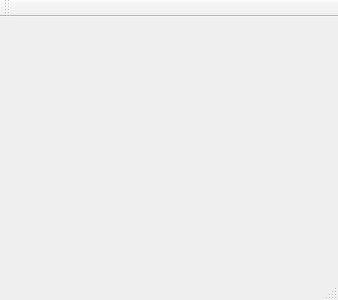
<?xml version="1.0" encoding="UTF-8"?>
<ui version="4.0">
 <class>MainWindow</class>
 <widget class="QMainWindow" name="MainWindow">
  <property name="geometry">
   <rect>
    <x>0</x>
    <y>0</y>
    <width>338</width>
    <height>300</height>
   </rect>
  </property>
  <property name="windowTitle">
   <string>MainWindow</string>
  </property>
  <property name="autoFillBackground">
   <bool>false</bool>
  </property>
  <widget class="QWidget" name="centralWidget">
   <widget class="QLabel" name="label">
    <property name="geometry">
     <rect>
      <x>0</x>
      <y>-12</y>
      <width>50</width>
      <height>50</height>
     </rect>
    </property>
    <property name="cursor">
     <cursorShape>ArrowCursor</cursorShape>
    </property>
    <property name="text">
     <string/>
    </property>
    <property name="pixmap">
     <pixmap>C:/Users/khale/Downloads/dino.png</pixmap>
    </property>
    <property name="scaledContents">
     <bool>true</bool>
    </property>
   </widget>
  </widget>
  <widget class="QMenuBar" name="menuBar">
   <property name="geometry">
    <rect>
     <x>0</x>
     <y>0</y>
     <width>338</width>
     <height>21</height>
    </rect>
   </property>
  </widget>
  <widget class="QToolBar" name="mainToolBar">
   <attribute name="toolBarArea">
    <enum>TopToolBarArea</enum>
   </attribute>
   <attribute name="toolBarBreak">
    <bool>false</bool>
   </attribute>
  </widget>
  <widget class="QStatusBar" name="statusBar"/>
 </widget>
 <layoutdefault spacing="6" margin="11"/>
 <resources/>
 <connections/>
</ui>
